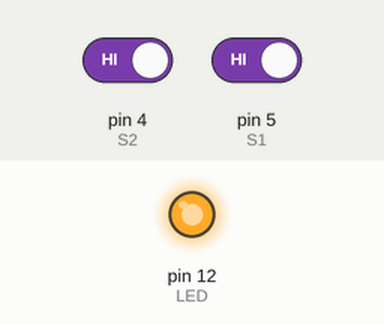
Simulated run of this sketch. Board: Arduino Uno, built with avr-gcc and run on an emulated ATmega328P. Parts: output pins drawn as LEDs (lit = HIGH). The inputs (shaded band) are chosen by the test bench; at power-on: pin 5 (S1) HIGH, pin 4 (S2) HIGH. What the sketch prints to the serial monitor is not drawn.

Above: at 1.2 s.
1.3 s: pin 5 (S1) driven LOW
At 2.3 s:
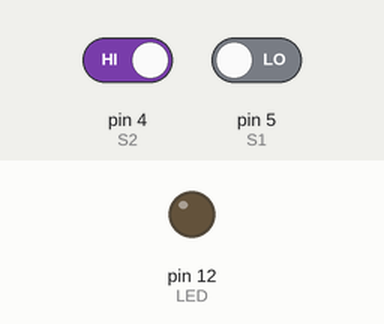
2.8 s: pin 4 (S2) driven LOW
Timing chart, 0 to 5.8 s (numbered marks = the images above; inputs shaded):
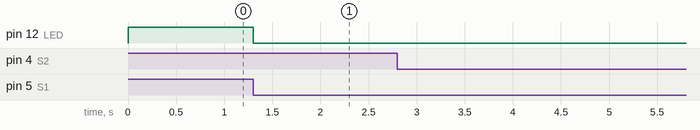

Measured:
- after the input at 1.3 s, pin 12 (LED): HIGH → LOW at once
- after the input at 2.8 s, every drawn part: stays the same

The sketch:

Harjoitus04_-_kooste.ino
```cpp
#define S1 5
#define S2 4
#define BUTTONPRESSED LOW

#define LED 12
#define LEDON LOW
#define LEDOFF HIGH

void setup(){
  pinMode( S1, INPUT );
  pinMode( S2, INPUT );
  pinMode( LED, OUTPUT);
  digitalWrite( LED, LEDOFF );
  Serial.begin(9600);
}

bool moikkaanko = true;
void moikataan(){
  if( digitalRead( S2 ) == BUTTONPRESSED ){
    if( moikkaanko == true ){
      Serial.println("Moro");
      moikkaanko = false;
    }
  }else{
    moikkaanko = true;
  }
}

bool ledOff = true;
void vaihdaLedinTilaa(){
  if( ledOff == true ){
    digitalWrite( LED, LEDON );
    ledOff = false;
  }else{
    digitalWrite( LED, LEDOFF );
    ledOff = true;
  }
}

bool ohjaanko = true;
void ohjataan(){
  if( digitalRead( S1 ) == BUTTONPRESSED ){
    if( ohjaanko == true ){
      vaihdaLedinTilaa();
      ohjaanko = false;
    }
  }else{
    ohjaanko = true;
  }
}

void loop(){
  moikataan();
  ohjataan();
}
```
